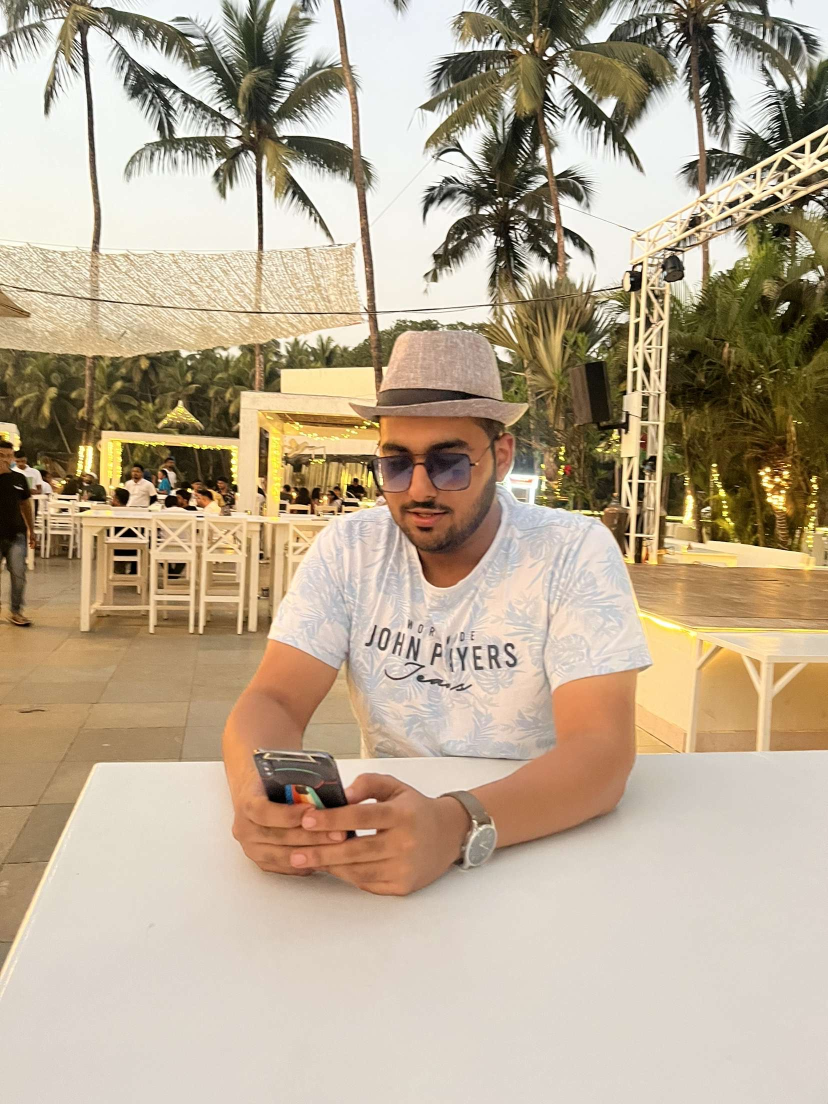
#> input picture profile-pic.jpeg, 1656 x 2208 px (shown at 1/2 size)
$ jupyter execute practice.ipynb
#> lines starting #> are read from the running program, lines starting #| are printed output that depends on the picture
[cell 1]
import cv2 as cv
import numpy as np

[cell 2]
# Bitwise operations
blank = np.zeros((2208,1656), dtype='uint8')

# rectangle = cv.rectangle(blank.copy(), (30,30), (370,370), 255, -1)
img = cv.imread('./profile-pic.jpeg')
#> img is the input picture: shape (2208, 1656, 3); mean B, G, R 145.7, 168.9, 185.1
gray = cv.cvtColor(img, cv.COLOR_BGR2GRAY)
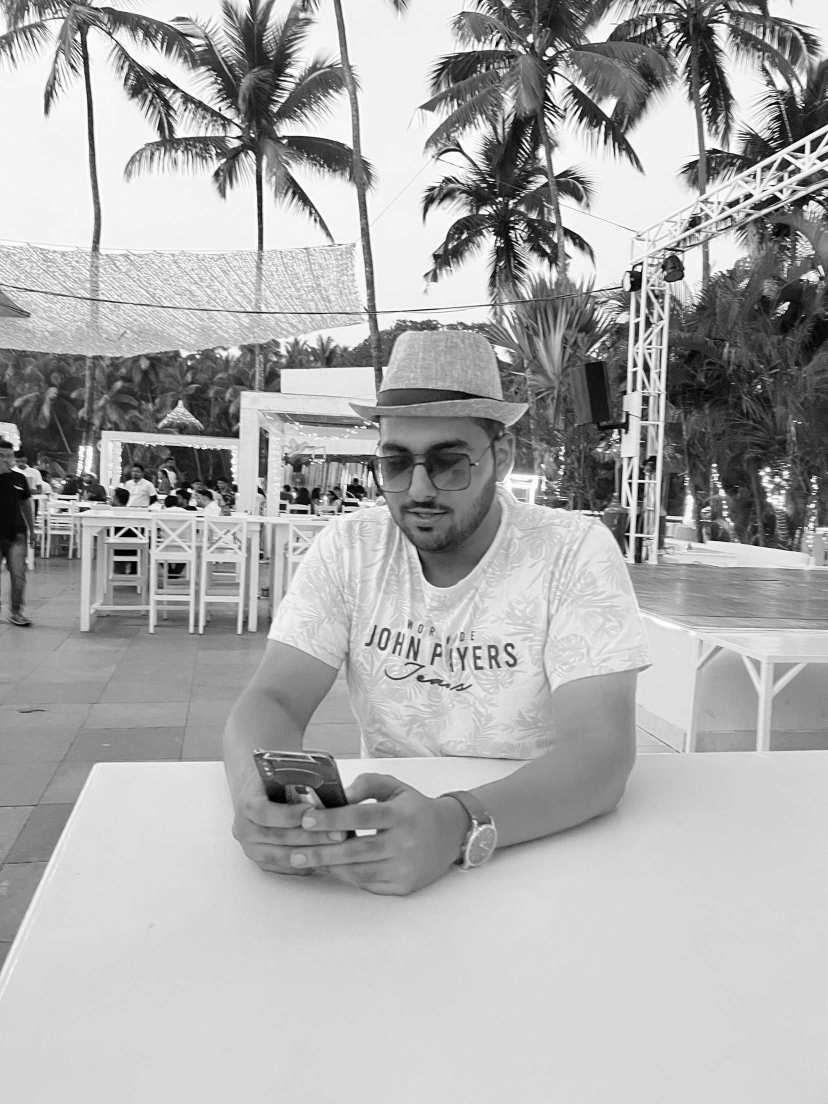
#> gray: shape (2208, 1656) (shown at 1/2 size); min 0, max 255, mean 171.1
circle = cv.circle(blank.copy(), (200, 200), 200, 255, -1)
print(img.shape, circle.shape)
#| (2208, 1656, 3) (2208, 1656)

bit_and = cv.bitwise_and(gray, circle) # Returns the intersecting regions between images
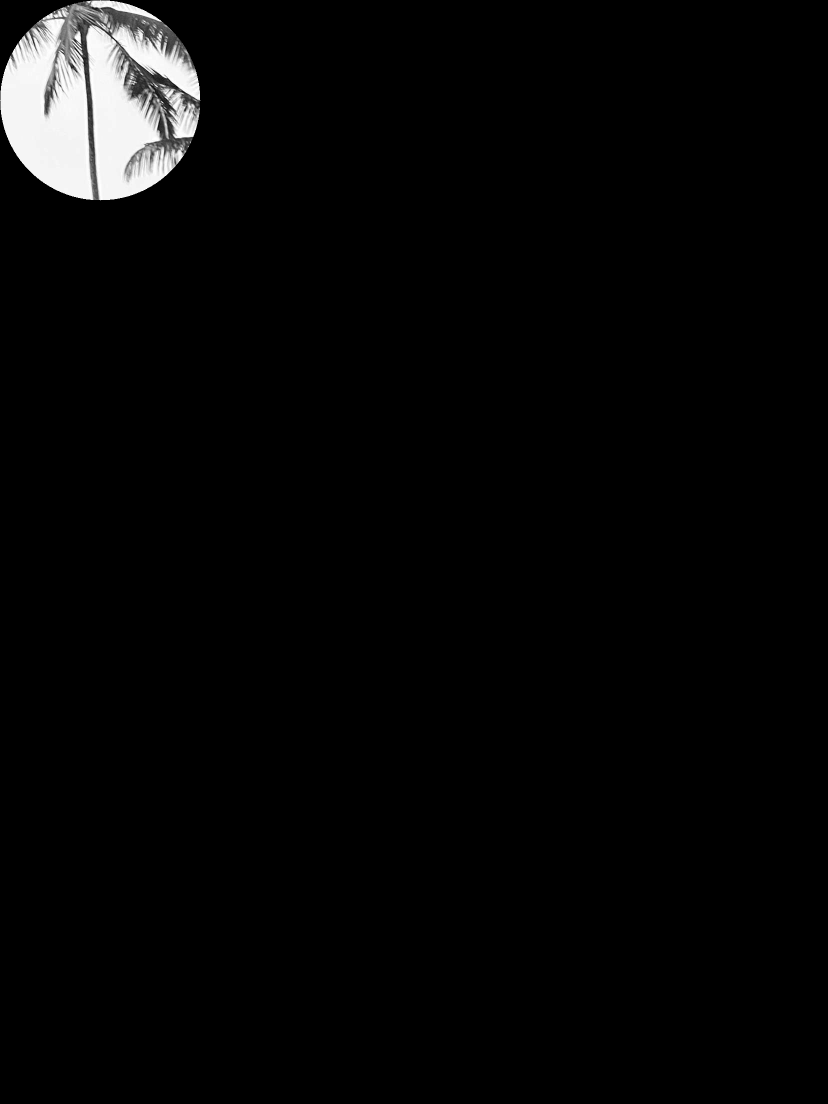
#> bit_and: shape (2208, 1656) (shown at 1/2 size); min 0, max 255, mean 6.9
bit_or = cv.bitwise_or(gray, circle) # Returns both intersecting and non-intersecting regions between images
bit_xor = cv.bitwise_xor(gray, circle) # Returns the non-intersecting regions between images
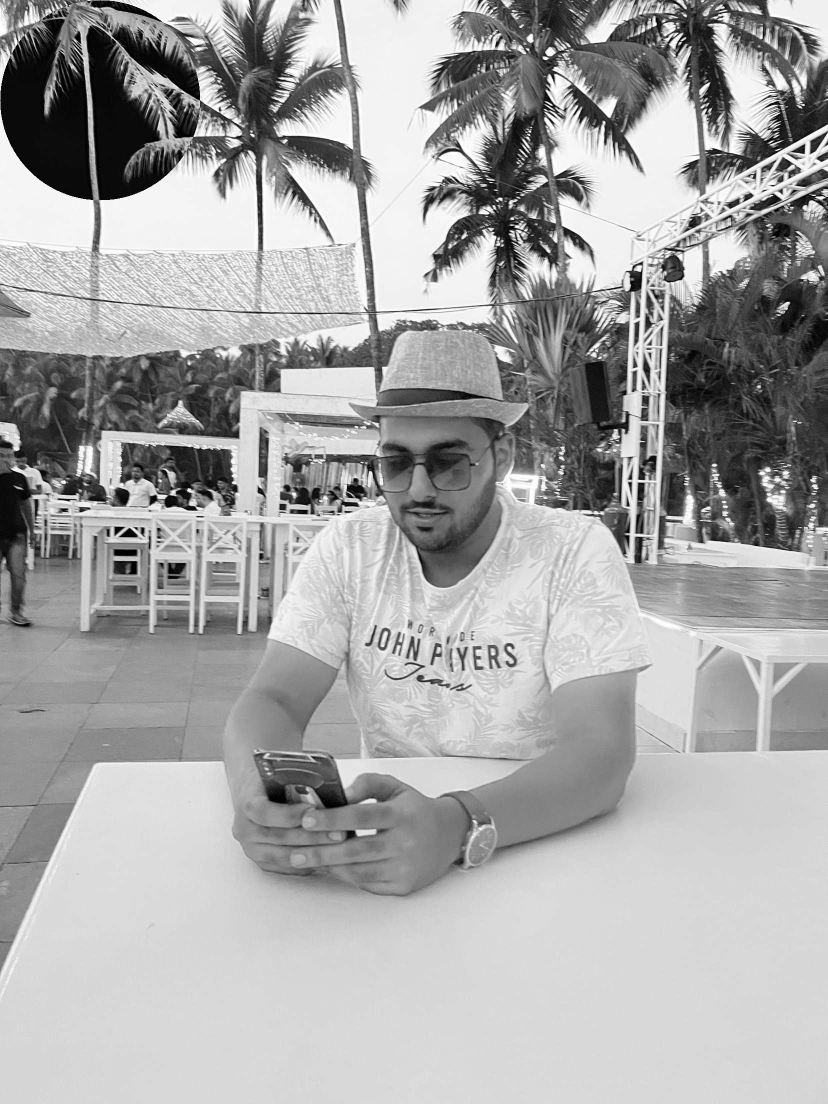
#> bit_xor: shape (2208, 1656) (shown at 1/2 size); min 0, max 255, mean 166
bit_not = cv.bitwise_not(gray)
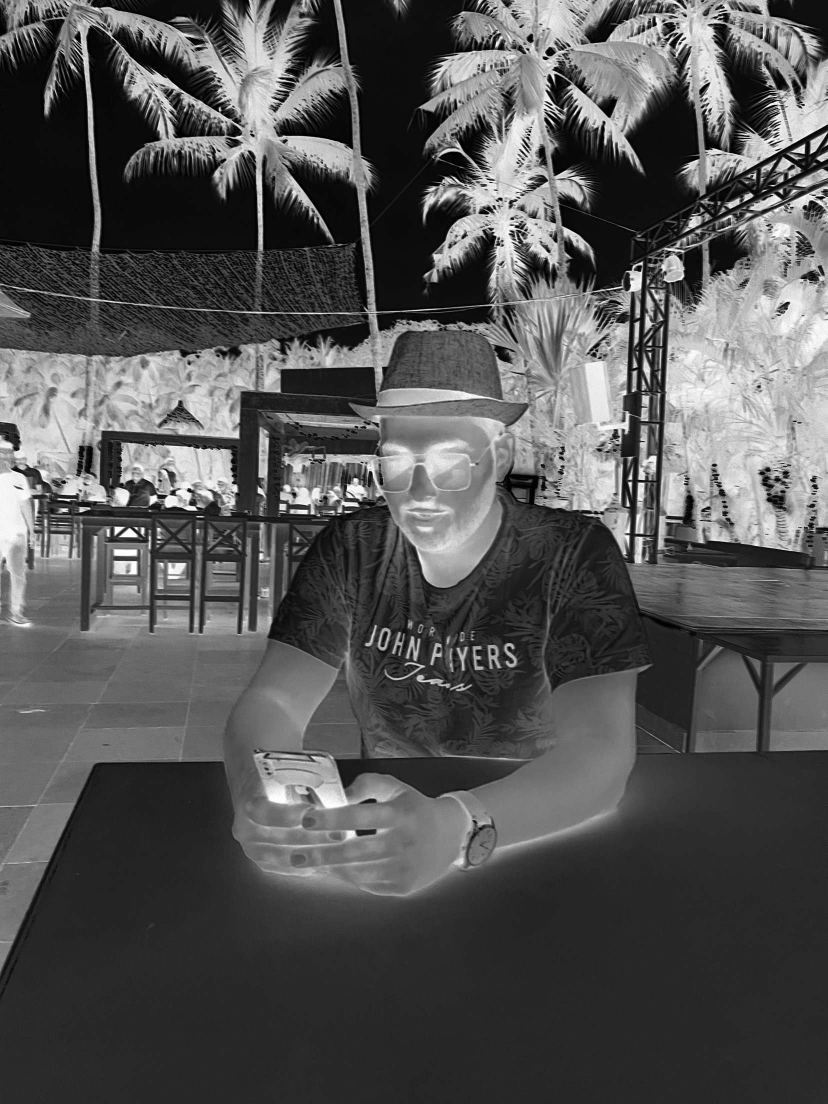
#> bit_not: shape (2208, 1656) (shown at 1/2 size); min 0, max 255, mean 83.9

cv.imshow('Bitwise AND', bit_and)
cv.imshow('Bitwise OR', bit_or)
cv.imshow('Bitwise XOR', bit_xor)
cv.imshow('Bitwise NOT', bit_not)

cv.waitKey(0)
